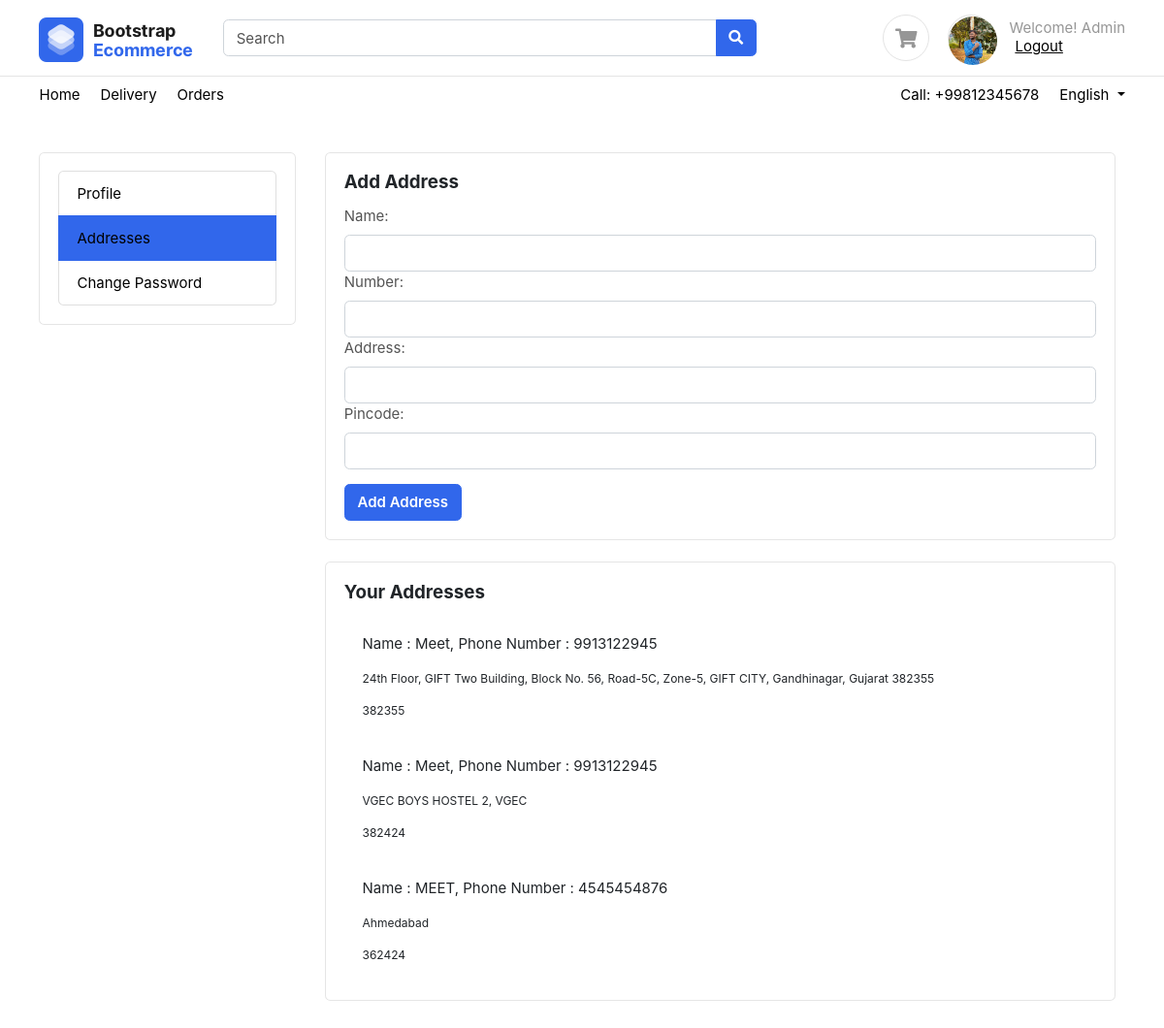
Page /account/address/ (signed in) on the committed database.
### accounts/models.py (models this page shows, shortened)
class User(AbstractUser):
    username = None
    first_name = models.CharField(_("first name"), max_length=150, blank=True, null=True)
    last_name = models.CharField(_("last name"), max_length=150, blank=True, null=True)
    email = models.EmailField(primary_key=True)
    phone_number = models.CharField(max_length=20, null=True, blank=True)
    user_bio = models.TextField(null=True, blank=True)
    user_image = models.ImageField(upload_to="profile", null=True, blank=True)
    email_token = models.CharField(max_length=100, null=True, blank=True)
    is_email_verified = models.BooleanField(default=False)
    reset_password_token = models.UUIDField(default=None , null=True, blank=True)
    USERNAME_FIELD = 'email'
    REQUIRED_FIELDS = []
    objects = UserManager()
    class Meta:
        verbose_name = 'profile'
    def __str__(self):
        return self.email

class Address(BaseModel):
    user = models.ForeignKey(User, on_delete=models.CASCADE, related_name="addresses")
    name = models.CharField(max_length=200)
    phone_number = models.IntegerField()
    address = models.TextField()
    pincode = models.IntegerField()
    is_default = models.BooleanField(default=False)

### accounts/views.py (the view, shortened to what this page needs)
# urls.py: path('address/', address, name="address"),
@login_required(login_url='login')
def address(request):
    return render(request, 'accounts/address.html')

### templates/accounts/address.html (shortened to what this page needs)
{% extends 'base/base.html' %}
{% block content %}
<section class="section-content padding-y" style="min-height:80vh">
    <div class="container">
        <div class="row">
            <div class="col-md-3">
                <div class="card">
                    <div class="card-body">
                        <ul class="list-group">
                            <li class="list-group-item"><a href="{% url 'profile' request.user%}">Profile</a></li>
                            <li class="list-group-item active"><a href="{% url 'address' %}">Addresses</a></li>
                            <li class="list-group-item"><a href="{% url 'change-password' %}">Change Password</a></li>
                        </ul>
                    </div>
                </div>
            </div>
            <div class="col-md-9">
                <div class="container">
                    <div class="card">
                        <div class="card-body">
                            <h5 class="card-title">Add Address</h5>
                            <form method="post">
                                <div class="form-group">
                                    <label>Name:</label>
                                    <input type="text" class="form-control" name="name" required>
                                    <label>Number:</label>
                                    <input type="text" class="form-control" name="phone_number" required>
                                    <label>Address:</label>
                                    <input type="text" class="form-control" name="address" required>
                                    <label>Pincode:</label>
                                    <input type="text" class="form-control" name="pincode" required>
                                </div>
                                <button type="submit" class="btn btn-primary">Add Address</button>
                            </form>
                        </div>
                    </div>
                    <div class="card mt-4">
                        <div class="card-body">
                            <h5 class="card-title">Your Addresses</h5>
                            <ul class="list-group">
                                {% for address in request.user.addresses.all %}
                                    <div class="card-body">
                                    <p class="title text-dark">
                                        <span>
                                            Name : {{address.name}},
                                        </span><span>
                                            Phone Number : {{address.phone_number}}
                                        </span>
                                    </p>
                                    <p class="text-dark small">
                                        {{address.address}}
                                    </p>
                                    <p class="text-dark small">
                                        {{address.pincode}}
                                    </p>
                                </div>
                                {% endfor %}
                            </ul>
                        </div>
                    </div>
                </div>
            </div>
        </div>
    </div>
</section>
{% endblock content %}

### templates/base/base.html (shortened to what this page needs)
<!DOCTYPE HTML>
<html lang="en">
<head>
    <link rel="stylesheet" href="/static/css/slick.css">
    <link rel="stylesheet" href="/static/css/slick-theme.css">
    <link href="/static/css/bootstrap.css" rel="stylesheet" type="text/css" />
    <link href="/static/fonts/fontawesome/css/all.min.css" type="text/css" rel="stylesheet">
    <link href="/static/css/ui.css" rel="stylesheet" type="text/css" />
    <link href="/static/css/responsive.css" rel="stylesheet" />
</head>
<body>
    <header class="section-header">
        <section class="header-main border-bottom">
            <div class="container">
                <div class="row align-items-center">
                    <div class="col-lg-2 col-4">
                        <div class="brand-wrap">
                            <a class="logo" href="/"><img src="/static/images/logo.png" alt="logo"></a>
                        </div>
                    </div>
                    <div class="col-lg-6 col-sm-12">
                        <form action="{% url 'search'  %}" class="search">
                            <div class="input-group w-100">
                                <input id="productName" type="text" name="name" class="form-control" placeholder="Search">
                                <div class="input-group-append">
                                    <button class="btn btn-primary" type="submit">
                                        <i class="fa fa-search"></i>
                                    </button>
                                </div>
                            </div>
                        </form>
                    </div>
                    <div class="col-lg-4 col-sm-6 col-8">
                        <div class="widgets-wrap float-md-right">
                            <div class="widget-header  mr-3">
                                <a href="{% url 'cart' %}" class="icon icon-sm rounded-circle border"><i
                                        class="fa fa-shopping-cart"></i></a>
                            </div>
                            <div class="widget-header icontext">
                                {% if request.user.is_authenticated %}
                                    {% if request.user.user_image %}
                                        <a href="{% url 'profile' request.user.email %}" class="icon icon-sm rounded-circle border">
                                            <img class="rounded-circle" src="{{ request.user.user_image.url }}" alt="User Image" style="width: 50px; height: 50px; border-radius: 50%; object-fit: cover;">
                                        </a>
                                    {% else %}
                                        <a href="{% url 'profile' request.user.email %}" class="icon icon-sm rounded-circle border">
                                            <i class="fa fa-user"></i>
                                        </a>
                                    {% endif %}
                                {% else %}
                                    <a class="icon icon-sm rounded-circle border">
                                        <i class="fa fa-user"></i>
                                    </a>
                                {% endif %}
                                <div class="text">
                                    <span class="text-muted">
                                        {% if request.user.is_authenticated %}
                                        Welcome! {{ request.user.first_name }}
                                        {% else %}
                                        Sign In
                                        {% endif %}
                                    </span>
                                    {% if request.user.is_authenticated %}
                                    <div>
                                        <form method="post" action="{% url 'logout' %}" style="display: inline;">
                                            <button type="submit" style="background: none; border: none; color: black; text-decoration: underline; cursor: pointer;">Logout</button>
                                        </form>
                                    </div>
                                    {% else %}
                                    <div>
                                        <a href="{% url 'login' %}">Log in</a> |
                                        <a href="{% url 'register' %}"> Register</a>
                                    </div>
                                    {% endif %}
                                </div>
                            </div>
                        </div>
                    </div>
                </div>
            </div>
        </section>
        <nav class="navbar navbar-expand p-0">
            <div class="container">
                <ul class="navbar-nav d-none d-md-flex mr-auto">
                    <li class="nav-item"><a class="nav-link" href="/">Home</a></li>
                    <li class="nav-item"><a class="nav-link" href="#">Delivery</a></li>
                    <li class="nav-item"><a class="nav-link" href="{% url 'orders-page'%}">Orders</a></li>
                </ul>
                <ul class="navbar-nav">
                    <li class="nav-item"><a href="#" class="nav-link"> Call: +99812345678 </a></li>
                    <li class="nav-item dropdown">
                        <a href="#" class="nav-link dropdown-toggle" data-toggle="dropdown"> English </a>
                    </li>
                </ul>
            </div>
        </nav>
    </header>
    {% block content %}
    {% endblock content %}
</body>
</html>

### static/css/ui.css (style rules this page uses)
html { font-family: 'Inter', sans-serif; font-size: 15px; }
.icon-xs, .icon-sm, .icon-md, .icon-lg { display: inline-block; text-align: center; flex-shrink: 0; flex-grow: 0; }
.icon-sm { width: 48px; height: 48px; line-height: 48px; font-size: 20px; }
.padding-y { padding-top: 40px; padding-bottom: 40px; }
article:after, .form-group:after { display: block; clear: both; content: ""; }
.card .title { color: #212529; }
.card .card-title { color: #212529; }
p:last-child { margin-bottom: 0; }
.header-main { position: relative; padding-top: 1rem; padding-bottom: 1rem; }
.brand-wrap .logo, .navbar-brand .logo { margin-right: 7px; max-height: 42px; display: inline-block; }
.widget-header { display: inline-block; vertical-align: middle; position: relative; }
.widget-header a { color: #545454; }
.widget-header i { color: #969696; }
.widget-header form { min-width: 280px; }
[class*="list-"] li:after { visibility: hidden; display: block; content: ""; overflow: hidden; height: 0; clear: both; }
.icontext { display: inline-flex; align-items: center; vertical-align: middle; }
.icontext .text { width: 100%; line-height: 1.2; color: #212529; }
.icontext .icon { position: relative; margin-right: 15px; flex-shrink: 0; flex-grow: 0; }

### templates/base/base.html (style rules this page uses)
a { color: black; background-color: transparent; text-decoration: none; }

### rows in the picture
User: user.user_image (picture), user.first_name "Admin"
Address: name "Meet", phone_number "9913122945", address "24th Floor, GIFT Two Building, Block No. 56, Road-5C, Zone-5, GIFT CITY, Gandhinagar, Gujarat 382355", pincode "382355"
Address: name "Meet", phone_number "9913122945", address "VGEC BOYS HOSTEL 2, VGEC", pincode "382424"
Address: name "MEET", phone_number "4545454876", address "Ahmedabad", pincode "362424"
